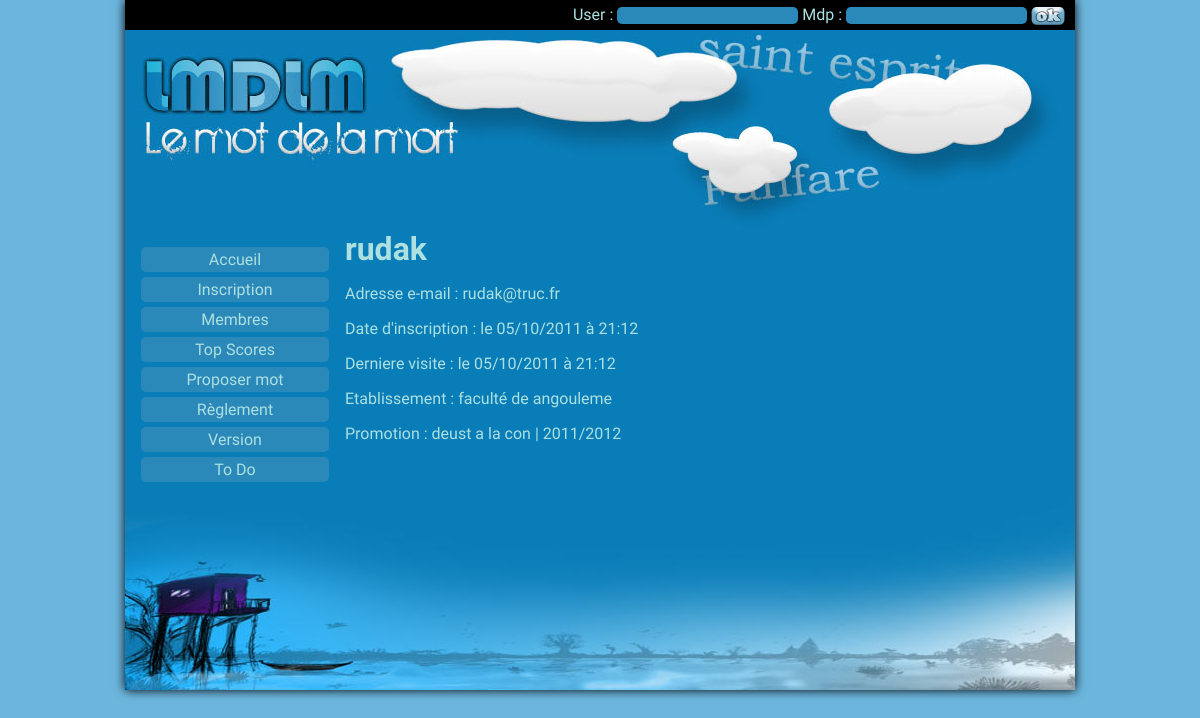
The page /user_pageMembre/6/user_rudak.html on the database as committed earlier.
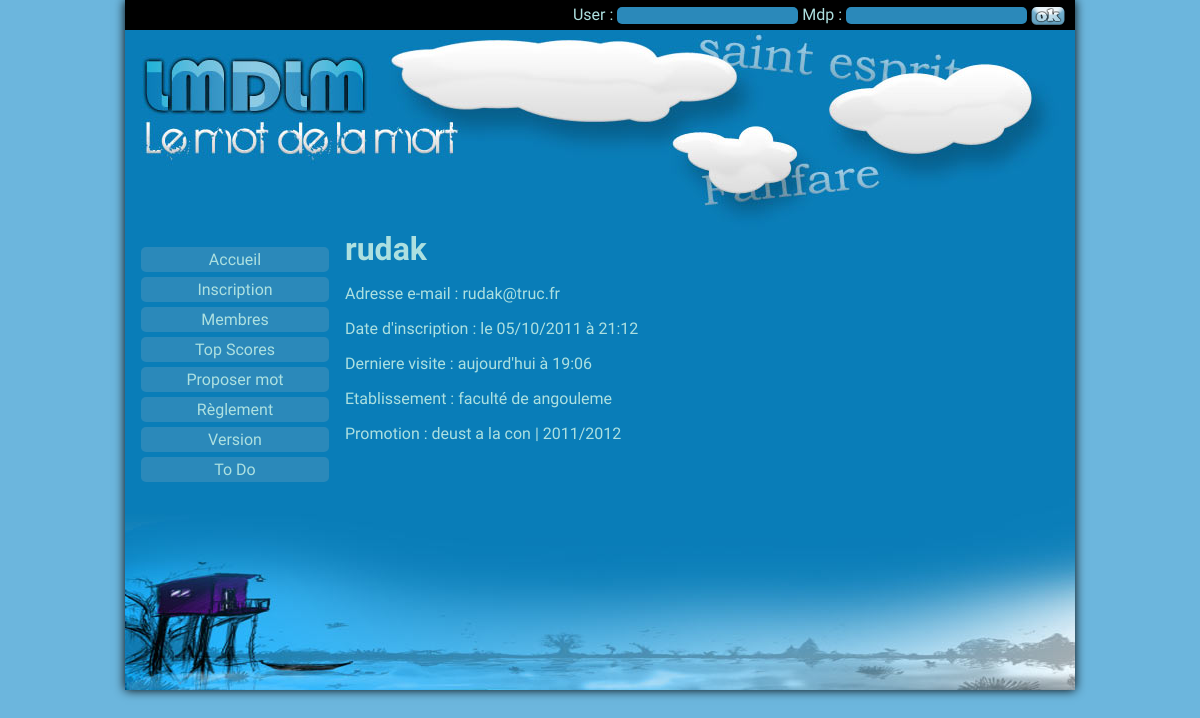
The same page on the database as committed later.
### tables this page shows
CREATE TABLE IF NOT EXISTS `users` (
  `user` varchar(40) NOT NULL,
  `password` varchar(120) NOT NULL,
  `mail` varchar(60) NOT NULL,
  `image` varchar(20) NOT NULL,
  `rang` int(1) NOT NULL,
  `first` int(15) NOT NULL COMMENT 'date inscription',
  `last` int(15) NOT NULL COMMENT 'dern visite',
  `etab` int(3) NOT NULL COMMENT 'fac science Limoges',
  `promo` int(4) NOT NULL COMMENT 'deust 2011 ?',
  `id` int(5) NOT NULL AUTO_INCREMENT,
  PRIMARY KEY (`id`),
  KEY `etab` (`etab`,`promo`),
  KEY `promo` (`promo`)
);

CREATE TABLE IF NOT EXISTS `type_etab` (
  `nom` varchar(60) NOT NULL,
  `id` int(4) NOT NULL AUTO_INCREMENT,
  PRIMARY KEY (`id`)
);

CREATE TABLE IF NOT EXISTS `etab` (
  `type` int(2) NOT NULL,
  `ville` varchar(50) NOT NULL,
  `id` int(4) NOT NULL AUTO_INCREMENT,
  PRIMARY KEY (`id`),
  KEY `type` (`type`)
);

CREATE TABLE IF NOT EXISTS `promo` (
  `nom` varchar(50) NOT NULL,
  `annee` year(4) NOT NULL,
  `etab` int(4) NOT NULL,
  `id` int(5) NOT NULL AUTO_INCREMENT,
  PRIMARY KEY (`id`),
  KEY `etab` (`etab`)
);

### coeur/Request.php (called while the page is built, shortened)
<?php
class Request {
    function __construct() {
        $path_info = (isset($_SERVER['PATH_INFO'])) ? trim($_SERVER['PATH_INFO'], "/") : false;
        $parts = array_reverse(explode('/', $path_info));
        if (isset($parts[0])) {
            $tab_temp = explode("_", trim($parts[0], "_"));
        }
        switch (count($parts)) {
            case 3:
                $this->request_type = "full_action";
                if (isset($parts[2])) {
                    $tab_temp = explode("_", trim($parts[2], "_"));
                    $this->controller = (isset($tab_temp[0])) ? $tab_temp[0] : false;
                    $this->action = (isset($tab_temp[1])) ? $tab_temp[1] : false;
                }
                break;
        }
    }
}
?>

### model/Model.php (called while the page is built, shortened)
<?php
class Model {
    static $connexion;
    function __construct() {
        if (!is_object(self::$connexion)) {
            $this->baseConf = ConfDB::$acces[TYPE_ACCES_BASE];
            try {
                $option = array(PDO::MYSQL_ATTR_INIT_COMMAND => "SET NAMES utf8");
                self::$connexion = new PDO('mysql:host=' . $this->baseConf['hote'] . ';dbname=' . $this->baseConf['base'], $this->baseConf['user'], $this->baseConf['pass'], $option);
                if (MODE == "dev") {
                    self::$connexion->setAttribute(PDO::ATTR_ERRMODE, PDO::ERRMODE_WARNING);
                    $this->pdo = self::$connexion;
                }
            } catch (Exception $e) {
                echo (MODE == "dev")?$e->getMessage():"";
                die("<p>Ohh ! Plantage du serveur !</p>");
            };
        } else {
            $this->pdo = self::$connexion;
        }
        $this->tables = ConfDB::$acces[TYPE_ACCES_BASE]['tables'];
    }
}
?>

### model/UserModel.php (called while the page is built, shortened)
<?php
class UserModel extends Model {
    function get_userInfos($id){
        $sql = "SELECT user, mail, image, rang, first
                inscription , last, u.id, t.nom
                type_etab , ville, p.nom promo, annee
                FROM (
                (
                ".$this->tables['TABLE_USERS']." u
                LEFT JOIN ".$this->tables['TABLE_ETAB']." e ON u.etab = e.id
                )
                LEFT JOIN ".$this->tables['TABLE_PROMO']." p ON u.promo = p.id
                )
                LEFT JOIN ".$this->tables['TABLE_TYPE_ETAB']." t ON e.type = t.id
                WHERE u.id =?";
        $req = $this->pdo->prepare($sql);
        $req->bindValue(1, $id, PDO::PARAM_INT);
        $req->execute();
        $infos = $req->fetchAll(PDO::FETCH_OBJ);
        if(count($infos)>0)
            return $infos[0];
        else
            return false;
    }
}
?>

### web/index.php (called while the page is built, shortened)
<?php
new Loader();
?>

### controller/UserController.php (the view, shortened to what this page needs)
<?php
class UserController extends Controller {
    function pageMembre($id) {
        $id = intval(filter_var($id, FILTER_SANITIZE_NUMBER_INT));
        if ($id > 0) {
            $user = new UserModel();
            $infos = $user->get_userInfos($id);
            if ($infos !== false && is_object($infos)) {
                $html = "";
                $html.= "<h1>{$infos->user}</h1>";
                $html.= "<p>Adresse e-mail : {$infos->mail}</p>";
                $html.= "<p>Date d'inscription  : {$this->formatteDate($infos->inscription)}</p>";
                $html.= "<p>Derniere visite     : {$this->formatteDate($infos->last)}</p>";
                $html.= "<p>Etablissement       : {$infos->type_etab} de {$infos->ville}</p>";
                $html.= "<p>Promotion           : {$infos->promo}  |  {$infos->annee}/" . ($infos->annee + 1) . "</p>";
                $file = VUES . DS . $this->request->dossier . DS . "page-membre.html";
                $this->afficher_vue($file);
            } else {
                $this->error = "Aucun membre avec cette id ({$id})";
                $this->affiche_erreur(ERROR_SYS, $this->request->params);
                return false;
            }
        } else {
            $this->error = "Probleme avec le parametre $id";
            $this->affiche_erreur(ERROR_SYS, $this->request->params);
            return false;
        }
    }
}
?>

### coeur/Loader.php (shortened to what this page needs)
<?php
class Loader {
    public $request;
    function __construct() {
        $this->request = new Request();
        $this->dispatcher();
    }
    function dispatcher() {
        switch ($this->request->request_type) {
            case "full_action":
                $name = ucfirst($this->request->controller).'Controller';
                $file = CONTROLLER.DS.$name.'.php';
                if(file_exists($file)){
                    $controller = new $name($this->request);
                    if(method_exists($controller, $this->request->action)){
                        call_user_func_array(array($controller,$this->request->action), $this->request->params);
                    } else {
                    $this->error = "La methode <b>'{$this->request->action}()'</b> du controller <b>'{$name}()'</b> n'existe pas.";
                    $this->affiche_erreur(ERROR_SYS,$this->request);
                }
                } else {
                    $this->error = "Le fichier du controller <b>'{$file}'</b>.";
                    $this->affiche_erreur(ERROR_SYS,$this->request);
                }
                break;
        }
    }
}
?>

### controller/Controller.php (shortened to what this page needs)
<?php
class Controller {
    protected $contenu = array();
    function afficher_vue($file) {
        $contenu = $this->contenu;
        if (file_exists($file)) {
            require $file;
            return true;
        } else {
            $file_html = str_replace(".html", ".php", $file);
            if (file_exists($file_html)) {
                require $file_html;
                return true;
            } else {
                $this->set_error("La vue {$file} n'existe pas.");
                $this->affiche_erreur(PAGE_404);
                return false;
            }
        }
    }
    function formatteDate($t) {
        $minuit = mktime(0, 0, 0, date("m"), date("d"), date("Y"));
        $minuit_hier = $minuit - (3600 * 24);
        if ($t >= $minuit) {
            $date = "aujourd'hui à " . date("H:i", $t);
        } else if ($t >= $minuit_hier) {
            $date = "hier à " . date("H:i", $t);
        } else {
            $date = "le " . date("d/m/Y \à H:i", $t);
        };
        return $date;
    }
}
?>

### vues/user/page-membre.php (shortened to what this page needs)
<?php
$c = $contenu['user_infos_html'];
?>
<!DOCTYPE html>
<html lang="fr">
    <head>
        <link rel="stylesheet" media="screen" href="css/general.css" />
        <link rel="stylesheet" media="screen" href="css/trick.css" />
    </head>
    <body>
        <div id="conteneur" class="ombre10">
            <?php
            require LAYOUT_USER_BAR;
            require LAYOUT_HEADER;
            require LAYOUT_NAV;
            ?>
            <div id="content">
                <?php
                echo $c;
                ?>
            </div>
            <?php
            require LAYOUT_FOOTER;
            ?>
        </div>
    </body>
</html>

### vues/layout/user_bar.php (shortened to what this page needs)
<div id="user_bar">
    <?php
    $html = "";
        if (isset($_SESSION['login']) && $_SESSION['login'] === true) {
            $html .= "<p>Connecté en tant que ";
            $html .= "<a href='user_pageMembre/".User::$id."/user_".User::$user_url.".html' class='ub_liens'>".User::$user."</a> ";
            $html .= "<a href='user_deco/accueil.html' class='ub_liens' style='margin-left:20px'>Deconnexion</a></p>";
        } else{
            $jeton = md5(sha1(CLE_SHA_PERSO . time() . rand(0, 15)));
            $html .=
                "<form action='user_login/accueil.php' method='post' id='forum_ub'>
                    <p>
                        <input type='hidden' name='ub_jeton' value='{$jeton}' />
                        <label for='ub_user'>User : </label>
                        <input type='text' name='ub_user' id='ub_user' class='radius5' />
                        <label for='ub_pass'>Mdp : </label>
                        <input type='password' name='ub_pass' id='ub_pass' class='radius5' />
                        <input type='submit' value='' id='ub_submit' />
                    </p>
                </form>";
        }
        echo $html;
    ?>
</div>

### vues/layout/header.php (shortened to what this page needs)
<header>
</header>

### vues/layout/nav.php (shortened to what this page needs)
<nav>
    <a href="accueil.html" class="radius5">Accueil</a>
    <?php
    if (isset($_SESSION['login']) && $_SESSION['login'] === true) {
        echo '<a href="mot_obtenir/le-mot-du-jour.html" class="radius5">Mon MDLM</a>';
    } else {
        echo '<a href="user_inscription.html" class="radius5">Inscription</a>';
    }
    ?>
    <a href="user_listeMembres/la-liste-des-membres.html" class="radius5">Membres</a>
    <a href="#" class="radius5">Top Scores</a>
    <a href="mot_afficher/proposer-mot.html" class="radius5">Proposer mot</a>
    <a href="version.html#reglement" class="radius5">Règlement</a>
    <a href="version.html" class="radius5">Version</a>
    <a href="version.html#todo" class="radius5">To Do</a>
</nav>

### vues/layout/footer.php
<footer>
    <pre>
    </pre>
</footer>

### web/css/general.css (style rules this page uses)
body { margin: 0; padding: 0; background-color: #6cb6dd; color: #ADE0E0; font-family: 'Cousine', sans-serif; }
h1,h2,h3,h4,h5,h6 { font-family: 'Holtwood One SC', serif; margin: 0; }
#user_bar { background-color: #000; height: 30px; }
#user_bar p { margin: 0; line-height: 30px; float: right; margin-right: 10px; }
#user_bar input { background-color: #2B89BA; border: none; text-align: center; color: #ADE0E0; }
#user_bar input[type=submit] { vertical-align: middle; display: inline-block; width: 34px; height: 18px; background: transparent url(../imgs/bouton_ub_ok.png) left top no-repeat; }
#conteneur { width: 950px; margin: 0 auto; background-color: #097db8; }
header { height: 200px; background: #077bb4 url(../imgs/header.jpg) left top no-repeat; }
nav { margin-top: 12px; width: 220px; float: left; }
nav a { background-color: #2B89BA; text-decoration: none; padding: 3px 6px; display: block; margin: 5px auto; text-align: center; width: 80%; color: #ADE0E0; }
#content { width: 730px; float: right; min-height: 260px; }
footer { clear: both; height: 200px; background: #077bb4 url(../imgs/footer.jpg) left top no-repeat; }

### web/css/trick.css (style rules this page uses)
.radius5 { -webkit-border-radius: 5px; -moz-border-radius: 5px; border-radius: 5px; }
.ombre10 { -webkit-box-shadow: 0px 0px 10px 0px #000000; -moz-box-shadow: 0px 0px 10px 0px #000000; box-shadow: 0px 0px 10px 0px #000000; }

Rows that differ between the two databases and show on the page:
changed users "rudak": last "le 05/10/2011 à 21:12" → "aujourd'hui à 19:06"
